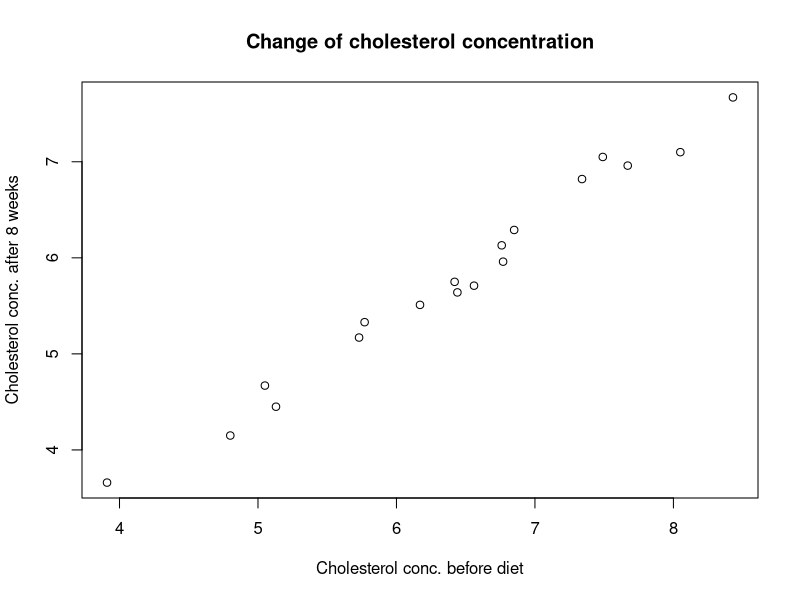
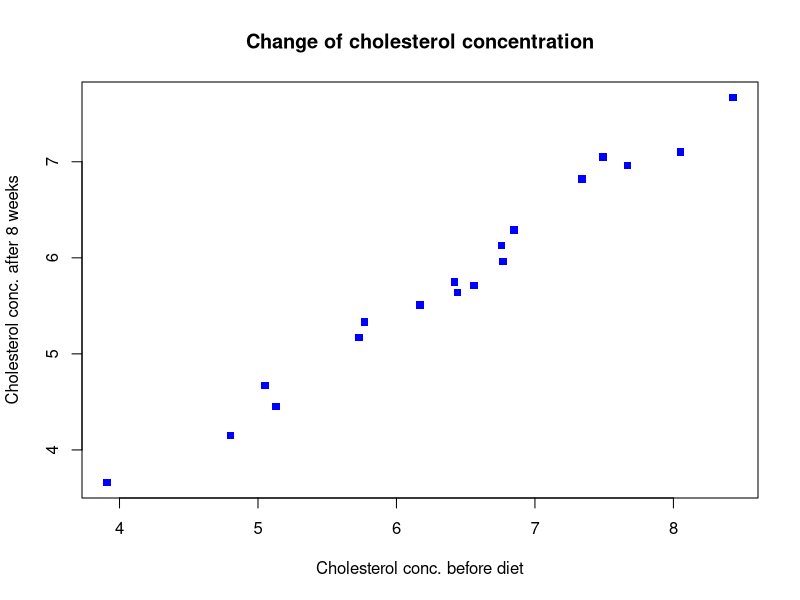
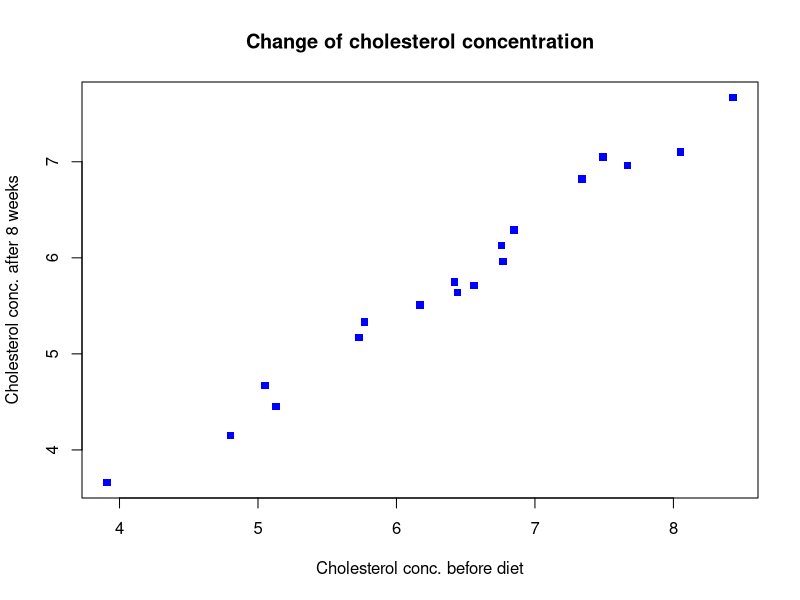
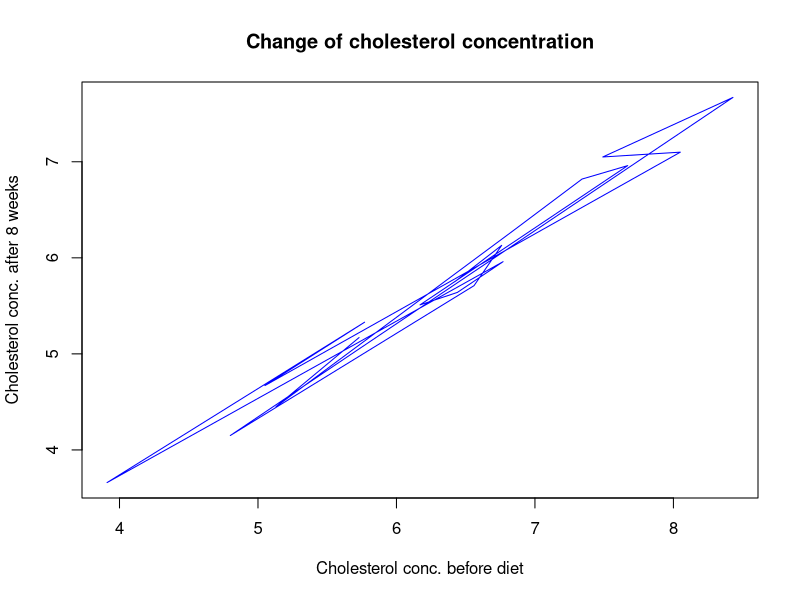
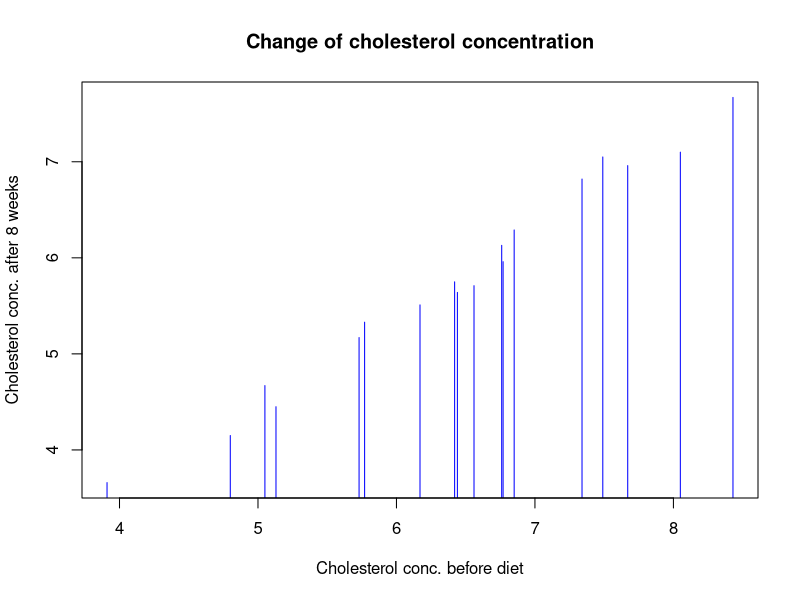
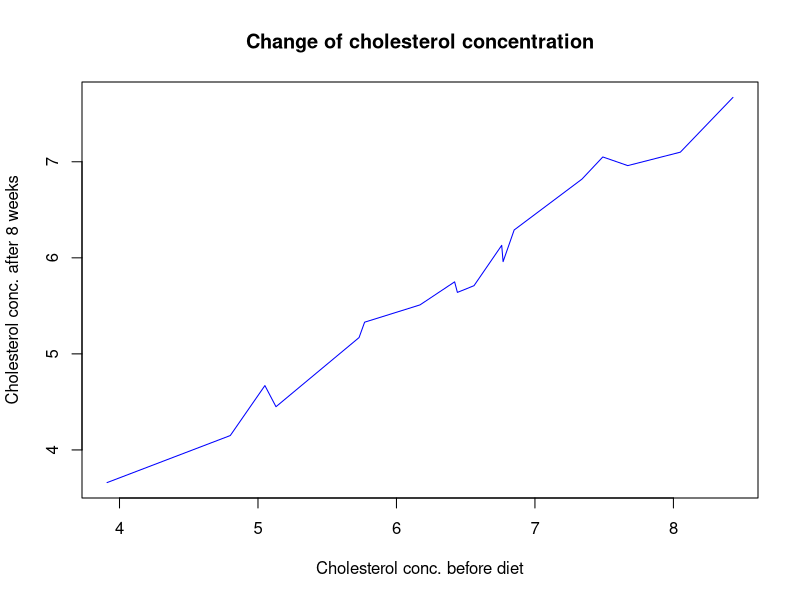
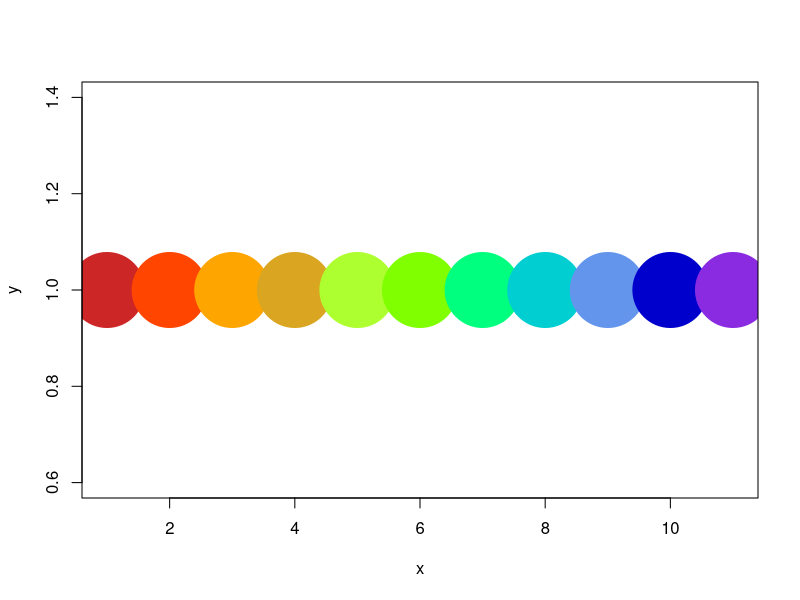
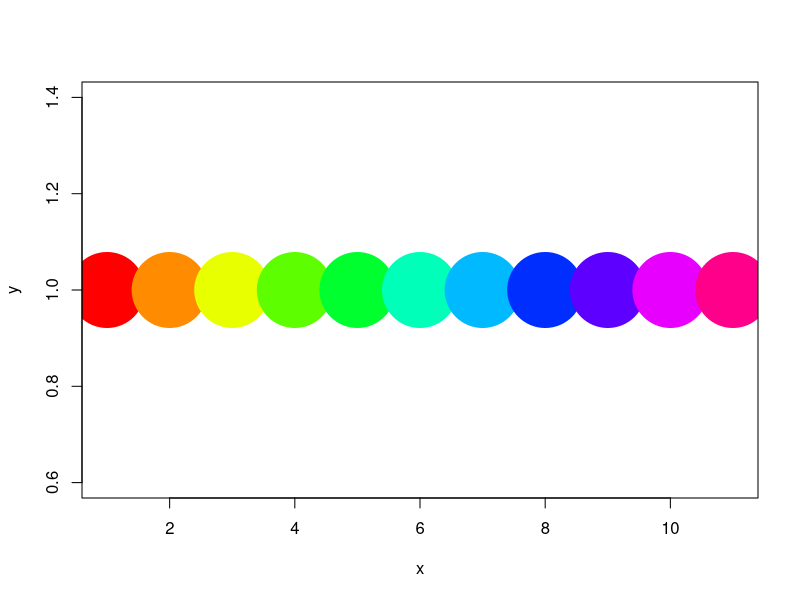

Here is the R script that generated these plots, in order:
## ---- chunk 1
knitr::opts_chunk$set(echo = FALSE)
## ---- chunk 2
data_chol <- read.table('Cholesterol_Age_R.csv',
                       sep = ';', header = T,
                       stringsAsFactors = T)

head(data_chol)
summary(data_chol)
## ---- chunk 3
plot(After8weeks ~ Before, data = data_chol,
xlab = "Cholesterol conc. before diet",
ylab = "Cholesterol conc. after 8 weeks",
main = "Change of cholesterol concentration")

### OR

# plot(x = data_chol$Before, y = data_chol$After8weeks,
# xlab = "Cholesterol conc. before diet",
# ylab = "Cholesterol conc. after 8 weeks",
# main = "Change of cholesterol concentration")
## ---- chunk 4
plot(After8weeks ~ Before, data = data_chol,
xlab = "Cholesterol conc. before diet",
ylab = "Cholesterol conc. after 8 weeks",
main = "Change of cholesterol concentration",
pch = 15, col = "blue")
## ---- chunk 5
plot(After8weeks ~ Before, data = data_chol,
xlab = "Cholesterol conc. before diet",
ylab = "Cholesterol conc. after 8 weeks",
main = "Change of cholesterol concentration",
pch = 15, col = "blue")

plot(After8weeks ~ Before, data = data_chol,
xlab = "Cholesterol conc. before diet",
ylab = "Cholesterol conc. after 8 weeks",
main = "Change of cholesterol concentration",
pch = 15, col = "blue", type = 'l')

plot(After8weeks ~ Before, data = data_chol,
xlab = "Cholesterol conc. before diet",
ylab = "Cholesterol conc. after 8 weeks",
main = "Change of cholesterol concentration",
pch = 15, col = "blue", type = 'h')
## ---- chunk 6
plot(After8weeks ~ Before, data = data_chol[order(data_chol$Before),],
xlab = "Cholesterol conc. before diet",
ylab = "Cholesterol conc. after 8 weeks",
main = "Change of cholesterol concentration",
pch = 15, col = "blue", type = 'l')
## ---- chunk 7
N <- 11
plot(1:N, rep(1, N), cex = 10, pch = 19,
     col = c('firebrick3', 'orangered', 'orange', 'goldenrod',
             'greenyellow', 'chartreuse', 'springgreen', 'darkturquoise',
             'cornflowerblue', 'mediumblue', 'blueviolet'),
     xlab = 'x', ylab = 'y')

### OR for automated colour generation

plot(1:N, rep(1, N), cex = 10, pch = 19,
     col = rainbow(N),
     xlab = 'x', ylab = 'y')
## ---- chunk 8
plot(After8weeks ~ Before, data = data_chol,
xlab = "Cholesterol conc. before diet",
ylab = "Cholesterol conc. after 8 weeks",
main = "Change of cholesterol concentration",
pch = 15, col = data_chol$AgeGroup)
## ---- chunk 9
plot(After8weeks ~ Before, data = data_chol,
xlab = "Cholesterol conc. before diet",
ylab = "Cholesterol conc. after 8 weeks",
main = "Change of cholesterol concentration",
pch = 15, col = c('pink', 'chartreuse', 'brown')[data_chol$AgeGroup])
## ---- chunk 10
set.seed(123456789)
vec_data <- rnorm(50, 20, 4)
hist(vec_data)
## ---- chunk 11
set.seed(123456789)
vec_data <- rnorm(50, 20, 4)
hist(vec_data, col = 'red', border = NA)
## ---- chunk 12
set.seed(123456789)
vec_data <- rnorm(50, 20, 4)
hist(vec_data, 20)
## ---- chunk 13
set.seed(123456789)
vec_data <- rnorm(50, 20, 4)
hist(vec_data, 20, freq = F)
lines(density(vec_data), col = 'red', lwd = 2)
## ---- chunk 14
plot(After8weeks ~ Before, data = data_chol,
xlab = "Cholesterol conc. before diet",
ylab = "Cholesterol conc. after 8 weeks",
main = "Change of cholesterol concentration",
pch = 15, col = "blue",
xlim = c(0, 10), ylim = c(-5, 15))
## ---- chunk 15
plot(After8weeks ~ Before, data = data_chol,
xlab = "Cholesterol conc. before diet",
ylab = "Cholesterol conc. after 8 weeks",
main = "Change of cholesterol concentration",
pch = 15, col = "blue")

curve(-0.6 + x, add = T)
curve(2.6 - 0.25*x + 0.125*x^2, add = T, col = 'red')

plot(After8weeks ~ Before, data = data_chol,
xlab = "Cholesterol conc. before diet",
ylab = "Cholesterol conc. after 8 weeks",
main = "Change of cholesterol concentration",
pch = 15, col = "blue",
xlim = c(0, 13), ylim = c(-5, 15))

curve(-0.6 + x, add = T)
curve(2.6 - 0.25*x + 0.125*x^2, add = T, col = 'red')
## ---- chunk 16
set.seed(123456789)
vec_data <- rnorm(50, 20, 4)
hist(vec_data, 20, freq = F, xlim = c(5, 30))
lines(density(vec_data), col = 'red', lwd = 2)
## ---- chunk 17
plot(After8weeks ~ Before, data = data_chol,
xlab = "Cholesterol conc. before diet",
ylab = "Cholesterol conc. after 8 weeks",
main = "Change of cholesterol concentration",
pch = 15, col = "blue", log = "x")
## ---- chunk 18
plot(After8weeks ~ log(Before), data = data_chol,
xlab = "Cholesterol conc. before diet",
ylab = "Cholesterol conc. after 8 weeks",
main = "Change of cholesterol concentration",
pch = 15, col = "blue")
## ---- chunk 19
plot(After8weeks ~ Before, data = data_chol,
xlab = "Cholesterol conc. before diet",
ylab = "Cholesterol conc. after 8 weeks",
main = "Change of cholesterol concentration",
pch = 15, col = "blue", log = "x")

par(mar = c(7,10,10,10))
plot(After8weeks ~ Before, data = data_chol,
xlab = "Cholesterol conc. before diet",
ylab = "Cholesterol conc. after 8 weeks",
main = "Change of cholesterol concentration",
pch = 15, col = "blue", log = "x")
## ---- chunk 20
# install.packages('ggplot2')
library(ggplot2)
## ---- chunk 21
plot1 <- ggplot(data = data_chol, mapping = aes(x = Before, y = After8weeks)) +
  geom_point(color = 'blue', shape = 15, cex = 3)
plot1
## ---- chunk 22
plot1 <- ggplot(data = data_chol, mapping = aes(x = Before, y = After8weeks)) +
  geom_point(color = 'blue', shape = 15, cex = 3) + theme_bw()
plot1
## ---- chunk 23
plot1 <- ggplot(data = data_chol, mapping = aes(x = Before, y = After8weeks)) +
  geom_point(color = 'blue', shape = 15, cex = 3) + theme_classic() + theme(text = element_text(size = 20))

### LUB

plot1 <- ggplot(data = data_chol, mapping = aes(x = Before, y = After8weeks)) +
  geom_point(color = 'blue', shape = 15, cex = 3) + theme_classic(base_size = 20)

### rekomendowana taktyka to modyfikacja warstwy theme()

plot1
## ---- chunk 24
plot1 <- ggplot(data = data_chol, mapping = aes(x = Before, y = After8weeks)) +
  geom_point(color = 'blue', shape = 15, cex = 3) + theme_classic() + geom_smooth(method = 'lm') +
  theme(text = element_text(size = 20))
plot1
## ---- chunk 25
plot1 <- ggplot(data = data_chol, mapping = aes(x = Before, y = After8weeks)) +
  geom_point(color = 'blue', shape = 15, cex = 3) + theme_classic() + geom_smooth() +
  theme(text = element_text(size = 20))
plot1
## ---- chunk 26
plot1 <- ggplot(data = data_chol, mapping = aes(x = Before, y = After8weeks, color = AgeGroup)) +
  geom_point(shape = 15, cex = 3) + theme_classic() + geom_smooth(method = 'lm', alpha = 0.25) +
  theme(text = element_text(size = 20))
plot1
## ---- chunk 27
plot1 <- ggplot(data = data_chol, mapping = aes(x = Before, y = After8weeks, color = AgeGroup)) +
  geom_point(shape = 15, cex = 3) + theme_classic() + geom_smooth(method = 'lm', alpha = 0.25) +
  labs(x = "Concentration before experiment", y = "Concentration after 8 weeks", color = "Age") +
  theme(text = element_text(size = 20))
plot1
## ---- chunk 28
plot1 <- ggplot(data = data_chol, mapping = aes(x = Before, y = After8weeks, color = AgeGroup)) +
  facet_wrap( ~ AgeGroup) +
  geom_point(shape = 15, cex = 3) + theme_bw() + geom_smooth(method = 'lm') +
  labs(x = "Concentration before experiment", y = "Concentration after 8 weeks", color = "Age") +
  theme(text = element_text(size = 20))
plot1
## ---- chunk 29
plot1 <- ggplot(data = data_chol, mapping = aes(x = After8weeks)) +
  geom_histogram(fill = 'white', color = 'black', bins = 10) +
  labs(x = "Concentration after 8 weeks") + theme_classic() +
  theme(text = element_text(size = 20))
plot1
## ---- chunk 30
### this is one of the methods (inside the geom_hist())
plot1 <- ggplot(data = data_chol, mapping = aes(x = After8weeks)) +
  geom_histogram(fill = 'white', color = 'black', bins = 10, aes(y = ..count../sum(..count..))) +
  labs(x = "Concentration after 8 weeks") +theme_classic() +
  theme(text = element_text(size = 20))
plot1
## ---- chunk 31
### This is the second way of turning counts to frequencies in a ggplot2 histogram
plot1 <- ggplot(data = data_chol, mapping = aes(x = Before, y = ..density..)) +
  geom_histogram(fill = 'white', color = 'black', bins = 10) +
  geom_density(color = 'red', fill = 'red', alpha = 0.15) +
  labs(x = "Concentration after 8 weeks") + theme_classic() +
  theme(text = element_text(size = 20))
plot1
## ---- chunk 32

boxplot(Before ~ AgeGroup, data = data_chol,
        xlab = "Age group", ylab = "Cholesterol conc. before the experiment")

## ---- chunk 33
plot2 <- ggplot(data = data_chol, mapping = aes(x = AgeGroup, y = Before)) +
  geom_boxplot() +
  labs(x = "Age Group", y = "Cholesterol before experiment") +
  theme_classic() + theme(text = element_text(size = 25))
plot2
## ---- chunk 34
mydata <- na.omit(read.table("Diet_R.csv", sep = ",", header = T))

plot3 <- ggplot(data = mydata, mapping = aes(x = as.factor(Diet),
                                            color = as.factor(gender),
                                            y = weight6weeks,
                                            fill = as.factor(gender))) +
  geom_boxplot(alpha = 0.3, outlier.shape = NA) + theme_classic() +
  geom_point(color = "black",
             position = position_jitterdodge(jitter.width = 0.1),
             size = 3, alpha = 0.5, stroke = 0) +
  theme(text = element_text(size = 25)) +
  labs(x = "Diet type", y = "Weight after 6 weeks",
       color = "Gender", fill = "Gender")

plot3
